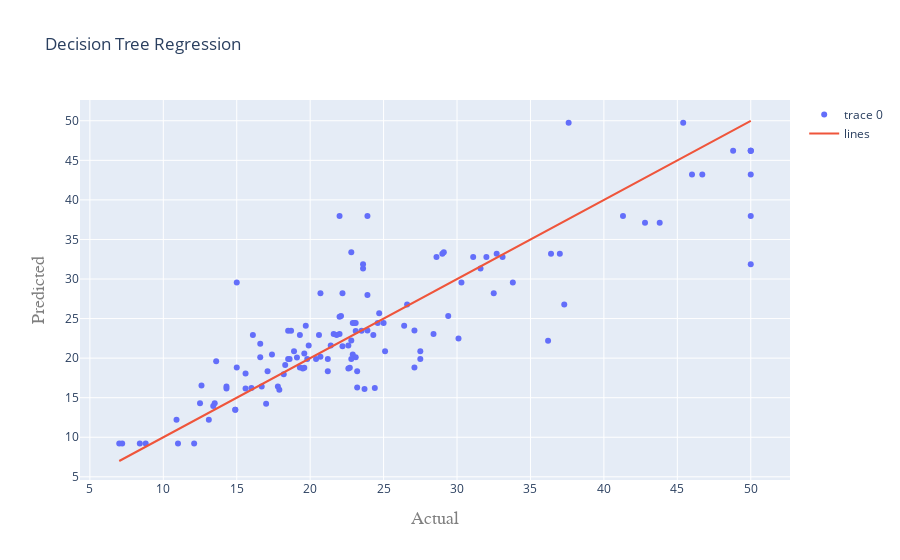

The notebook cell saved with this chart:
### Code cell
draw_graph(dtr_predictions,'Decision Tree Regression')
